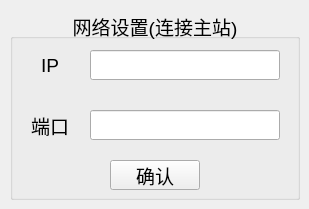
    <widget class="QWidget" name="set_page">
     <widget class="QGroupBox" name="nelwork_GroupBox">
      <property name="geometry">
       <rect>
        <x>10</x>
        <y>10</y>
        <width>290</width>
        <height>190</height>
       </rect>
      </property>
      <property name="font">
       <font>
        <pointsize>14</pointsize>
       </font>
      </property>
      <property name="title">
       <string>网络设置(连接主站)</string>
      </property>
      <property name="alignment">
       <set>Qt::AlignCenter</set>
      </property>
      <widget class="QLabel" name="IP_Label">
       <property name="geometry">
        <rect>
         <x>10</x>
         <y>40</y>
         <width>60</width>
         <height>30</height>
        </rect>
       </property>
       <property name="font">
        <font>
         <pointsize>14</pointsize>
         <weight>50</weight>
         <bold>false</bold>
        </font>
       </property>
       <property name="text">
        <string>IP</string>
       </property>
       <property name="alignment">
        <set>Qt::AlignCenter</set>
       </property>
      </widget>
      <widget class="QLineEdit" name="IP_LineEdit">
       <property name="geometry">
        <rect>
         <x>80</x>
         <y>40</y>
         <width>190</width>
         <height>30</height>
        </rect>
       </property>
      </widget>
      <widget class="QLabel" name="port_Label">
       <property name="geometry">
        <rect>
         <x>10</x>
         <y>100</y>
         <width>60</width>
         <height>30</height>
        </rect>
       </property>
       <property name="font">
        <font>
         <pointsize>14</pointsize>
        </font>
       </property>
       <property name="text">
        <string>端口</string>
       </property>
       <property name="alignment">
        <set>Qt::AlignCenter</set>
       </property>
      </widget>
      <widget class="QLineEdit" name="port_LineEdit">
       <property name="geometry">
        <rect>
         <x>80</x>
         <y>100</y>
         <width>190</width>
         <height>30</height>
        </rect>
       </property>
      </widget>
      <widget class="QPushButton" name="setNet_Btn">
       <property name="geometry">
        <rect>
         <x>100</x>
         <y>150</y>
         <width>90</width>
         <height>30</height>
        </rect>
       </property>
       <property name="text">
        <string>确认</string>
       </property>
      </widget>
     </widget>
    </widget>
